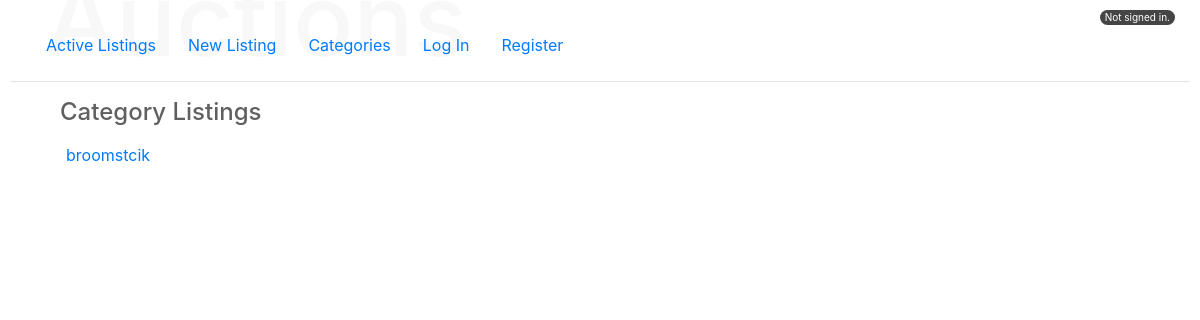
/category_listings/AUTO INDUSTRY/, run on an earlier commit of the app's database.
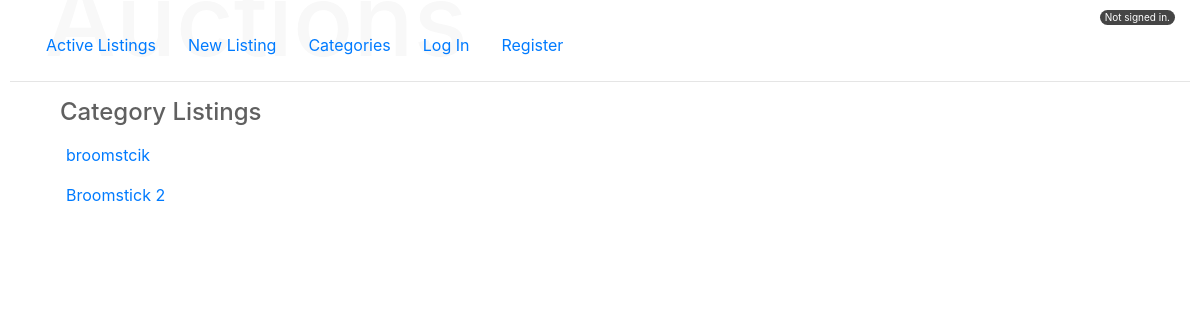
And on a later commit of the database.
### auctions/models.py (models this page shows, shortened)
class Listing(models.Model):
    user = models.ForeignKey(User, on_delete=models.CASCADE)
    title = models.CharField(max_length=50)
    price = models.DecimalField(max_digits=10, decimal_places=2, default=0.00)
    details = models.TextField(max_length=300)
    CATEGORY_CHOICES = [
        ("FOOD", "FOOD"),
        ("ELECTRONICS", "ELECTRONICS"),
        ("CLOTHING", "CLOTHING"),
        ("ACCESSORIES", "ACCESSORIES"),
        ("CONTENT", "CONTENT"),
        ("SERVICE", "SERVICE"),
        ("MUSIC", "MUSIC"),
        ("ENTERTAINMENT", "ENTERTAINMENT"),
        ("HOME EQUIPMENT", "HOME EQUIPMENT"),
        ("ART","ART"),
        ("AUTO INDUSTRY", "AUTO INDUSTRY"),
        ("PETS", "PETS"),
        ("MISC ITEMS", "MISC ITEMS"),
        ("NONE","NONE"),
    ]
    category = models.CharField(
        max_length=15,
        choices=CATEGORY_CHOICES,
        default="NONE",
    )
    created = models.DateTimeField
    image_url = models.ImageField(null=True, blank=True, upload_to='images/', editable=True,)
    active = models.BooleanField(default=True)
    time_submitted = models.DateTimeField(blank=False, default=timezone.now)
    winner = models.ForeignKey(User, on_delete=models.CASCADE, blank=True, null=True, related_name="winner")
    image_height = models.PositiveIntegerField(null=True, blank=True, editable=False, default="200")
    image_width = models.PositiveIntegerField(null=True, blank=True, editable=False, default="200")
    def __str__(self):
        return f"{self.title}"

### auctions/views.py (the view)
# urls.py: path("category_listings/<str:category>/", views.category_listings, name="category_listings"),
def category_listings(request, category):
    listings = Listing.objects.filter(category=category)
    return render(request, "auctions/category_listings.html", {
        "listings":listings,
    })

### auctions/templates/auctions/category_listings.html
{% extends "auctions/layout.html" %}
{% block body %}
    <h2 class="header" id="listing-title">Category Listings</h2>
    <ul style="list-style:none;">
        {% for listing in listings %}
        <li class="nav-link">
            <a href="{% url 'auctions:id' listing.id %}">
                {{listing}}
            </a>
        </li>
        {% endfor %}
    </ul>
{% endblock %}

What changed in the data, as far as the page shows it:
added Listing: title "Broomstick 2"
